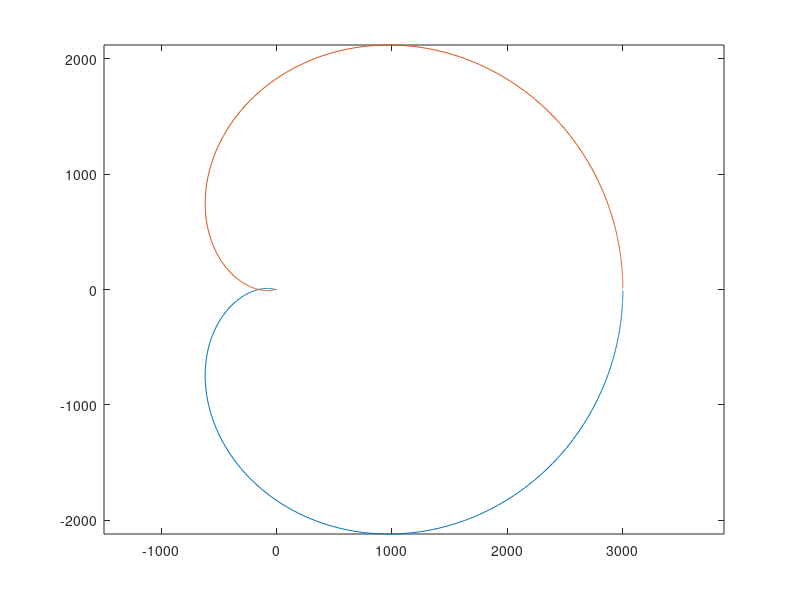

This chart was generated by the following MATLAB code:
clear all; clc

whichcase=6;
switch whichcase
    case 1 % Freq response for prototype 2nd order system
        zeta=[0.1 0.2 0.4 0.5 0.6 1/sqrt(2) 1.0 1.5 2.0];
        
        w=[0:0.01:3]; H=zeros(length(zeta), length(w));
        for k=1:length(zeta)
           sys1=tf(1, [1 2*zeta(k) 1]);
           H(k,:)=freqresp(sys1,w);
        end
        
        idx=find(zeta==1);
        plot(w, abs(H), 'c', w, abs(H(idx,:)), 'k')
        xlabel('\omega/\omega_n')
        ylabel('u=|M(j\omega)|')
        axis([0 3 0 6]); shg
        
    case 2 % Nyquist plot for K/(s+1)^2;
        K=1;
        s=tf('s');
        sys2=K/(s+1)^2;
        [re,im,w]=nyquist(sys2);
        
        x=squeeze(re); y=squeeze(im);
        plot(x, y, x, -y)
        axis([-0.4 1.2 -0.8 0.4]); axis equal; 
        shg
        
    case 3 % Nyquist plot for K/s(s+1)^2;
        K=1;
        s=tf('s');
        sys2=K/s/(s+1)^2;
        w=logspace(-2, 5, 100);
        [re,im]=nyquist(sys2,w);
        
        x=squeeze(re); y=squeeze(im);
        plot(x, y, x, -y); 
        shg

    case 4 % Nyquist plot for K/s(s+2)(s+10);
        K=1;
        s=tf('s');
        sys2=K/s/(s+2)/(s+10);
        w=logspace(-2, 5, 100);
        [re,im]=nyquist(sys2,w);
        
        x=squeeze(re); y=squeeze(im);
        plot(x, y); 
        shg
        
    case 5 %  Nyquist plot for K*exp(-s)/s;
        K=1;
        s=tf('s');
        sys2=K*exp(-s)/s;
        w=logspace(-1, 2, 1000);
        [re,im]=nyquist(sys2,w);
        
        x=squeeze(re); y=squeeze(im);
        plot(x, y); 
        axis equal; axis([-0.3 0.3 -0.4 0.4]); 
        shg    
        
    case 6 %  Nyquist plot for K*(0.1*s+1)^2/(s+1)^3/(0.01*s+1)^2;
        K=3000;
        s=tf('s');
        sys2=K*(0.1*s+1)^2/(s+1)^3/(0.01*s+1)^2;
        w=logspace(-3, 6, 1000);
        [re,im]=nyquist(sys2,w);
        
        x=squeeze(re); y=squeeze(im);
        plot(x, y, x, -y); 
        axis equal; 
        shg    
        
    case 7 % Bode plot for
        s=tf('s');
        sys3=10*(s+10)/s/(s+2)/(s+5);
        
        bode(sys3);
        grid on;
end